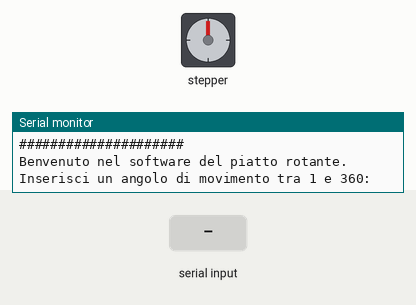
This sketch was run on a simulated Arduino Uno, built with avr-gcc and run on an emulated ATmega328P. Shown: stepper motor, the last lines printed to the serial monitor. The inputs (shaded band) are chosen by the test bench. Stepper angles assume 200 steps per turn.

Above: at 1.2 s.
1.3 s: "90,45\n" received over Serial
At 1.48 s:
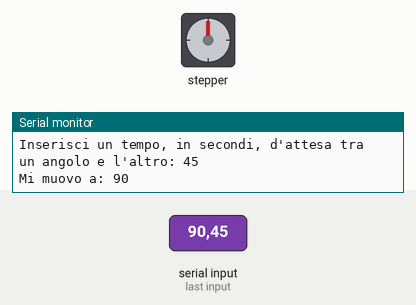
At 3.1 s:
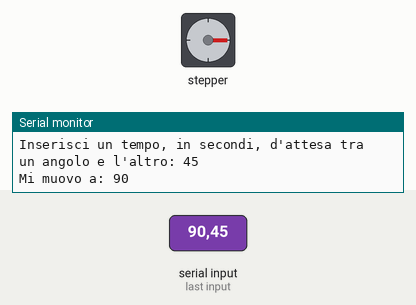
Timing chart, 0 to 4.6 s (numbered marks = the images above; inputs shaded):
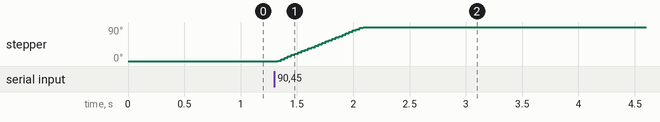

The sketch:

stepperSerial.ino
```cpp
/*
   Piatto rotante sketch
   Code for stepper motor <= 200 steps

   DaveCalaway 2020 V1.0
*/

#include <Stepper.h>

const byte stepsPerRevolution = 200;  // change this to fit the number of steps per revolution
byte rpm = 20;

Stepper myStepper(stepsPerRevolution, 8, 9, 10, 11);


// -- SETUP --//
void setup() {
  // initialize the serial port:
  Serial.begin(9600);
  myStepper.setSpeed(rpm);

  while (!Serial) {
    ; // wait for serial port to connect. Needed for native USB
  }
  Serial.println("\n#####################");
  Serial.println("Benvenuto nel software del piatto rotante.");
}


// -- LOOP --//
void loop() {
  int degrees = 0;
  byte repeat = 1;

  while (degrees < 1 || degrees > 360) {
    Serial.print("\nInserisci un angolo di movimento tra 1 e 360: ");
    degrees = readSerial();
  }

  Serial.print("Inserisci un tempo, in secondi, d'attesa tra un angolo e l'altro: ");
  int secondTime = readSerial() * 1000;

  // 200 steps : 360 degrees = x steps : y degrees
  unsigned long _numStep = (200 * (unsigned long)degrees) / 360;
  if ( _numStep == 0 ) _numStep = 1;
  byte numStep = _numStep;

  while (repeat) {
    moveBase(numStep, secondTime);
    Serial.print("\nDigita '1' per ripetere: ");
    repeat = readSerial();
    if ( repeat == 1 ) repeat = 1;
    else repeat = 0;
  }
}


//-- READ SERIAL --//
int readSerial() {
  while (!Serial.available()) {
    // waiting serial
  }

  int num = Serial.parseInt();
  Serial.println(num);

  return num;
}


//-- MOVE BASE --//
// the func works with steps not with degrees
void moveBase(byte numStep, int secondTime) {
  byte steps = numStep;
  bool goOn = 1;

  while (goOn) {
    Serial.print("Mi muovo a: ");
    Serial.println((360 * (unsigned long)steps) / 200); // steps to degrees

    myStepper.step(numStep);
    //Serial.println(numStep);
    delay(secondTime);
    if ((steps + numStep) > stepsPerRevolution) {
      Serial.println("Torno a 0 gradi.");
      myStepper.step(stepsPerRevolution - steps); // return 0°
      goOn = 0;
    }
    steps = steps + numStep;
  }
}
```

Measured:
- after the input at 1.3 s, stepper: turns 90° clockwise in 0.76 s, starting at once
